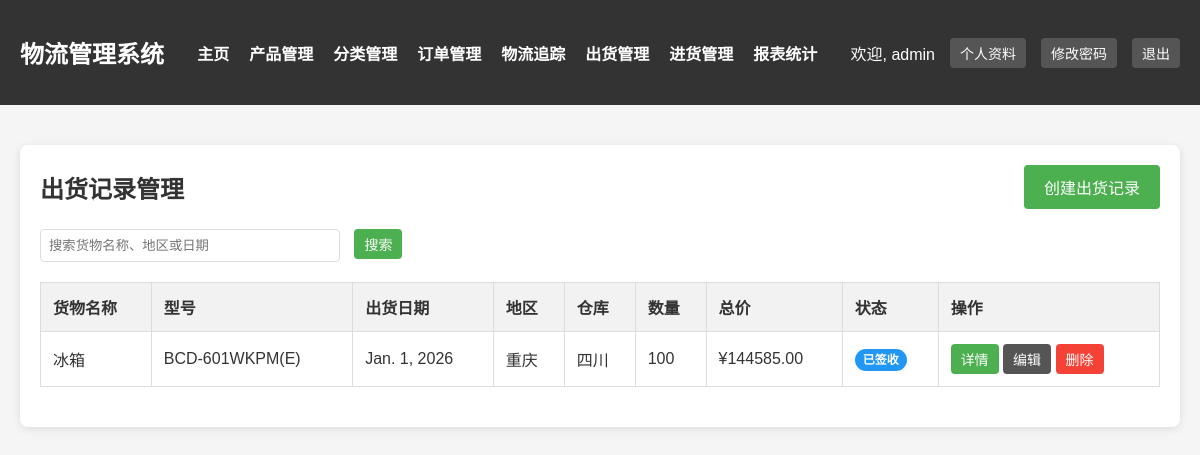
Screenshot of /shipments/ (signed in) with the database file from the repository.
### core/models.py (models this page shows, shortened)
class Shipment(models.Model):
    STATUS_CHOICES = [
        ('shipped', '已发货'),
        ('received', '已签收'),
        ('exception', '异常'),
    ]
    goods_name = models.CharField(max_length=100, verbose_name='货物名称')
    model = models.CharField(max_length=100, verbose_name='出货型号')
    ship_date = models.DateField(verbose_name='出货日期')
    region = models.CharField(max_length=100, verbose_name='出货地区')
    warehouse = models.CharField(max_length=100, verbose_name='出货仓库')
    shipper = models.CharField(max_length=100, verbose_name='出货人')
    receiver = models.CharField(max_length=100, verbose_name='收货人')
    contact = models.CharField(max_length=20, verbose_name='联系方式')
    unit_price = models.DecimalField(max_digits=10, decimal_places=2, verbose_name='单价')
    quantity = models.IntegerField(verbose_name='出货数量')
    total_price = models.DecimalField(max_digits=15, decimal_places=2, verbose_name='出货总价')
    status = models.CharField(max_length=20, choices=STATUS_CHOICES, default='shipped', verbose_name='出货状态')
    remark = models.TextField(blank=True, null=True, verbose_name='备注')
    created_by = models.ForeignKey(User, on_delete=models.SET_NULL, null=True, verbose_name='创建人')
    created_at = models.DateTimeField(auto_now_add=True, verbose_name='创建时间')
    updated_at = models.DateTimeField(auto_now=True, verbose_name='更新时间')
    class Meta:
        verbose_name = '出货记录'
        verbose_name_plural = '出货记录'
        ordering = ['-ship_date', '-created_at']

### core/views.py (the view)
# urls.py: path('shipments/', views.shipment_list, name='shipment_list'),
@login_required
def shipment_list(request):
    query = request.GET.get('q', '')
    shipments = Shipment.objects.all()
    if query:
        shipments = shipments.filter(
            Q(goods_name__icontains=query) |
            Q(region__icontains=query) |
            Q(ship_date__icontains=query)
        )
    return render(request, 'core/shipment_list.html', {'shipments': shipments, 'query': query})

### core/templates/core/shipment_list.html (shortened to what this page needs)
{% extends 'core/base.html' %}
{% block content %}
    <div class="content">
        <div class="content-header">
            <h2>出货记录管理</h2>
            <a href="{% url 'shipment_create' %}" class="btn btn-primary">创建出货记录</a>
        </div>
        <form method="get" class="search-form">
            <input type="text" name="q" placeholder="搜索货物名称、地区或日期" value="{{ query }}">
            <button type="submit" class="btn btn-sm btn-primary" style="margin-left: 10px;">搜索</button>
        </form>
        <table>
            <thead>
                <tr>
                    <th>货物名称</th>
                    <th>型号</th>
                    <th>出货日期</th>
                    <th>地区</th>
                    <th>仓库</th>
                    <th>数量</th>
                    <th>总价</th>
                    <th>状态</th>
                    <th>操作</th>
                </tr>
            </thead>
            <tbody>
                {% if shipments %}
                    {% for shipment in shipments %}
                        <tr>
                            <td>{{ shipment.goods_name }}</td>
                            <td>{{ shipment.model }}</td>
                            <td>{{ shipment.ship_date }}</td>
                            <td>{{ shipment.region }}</td>
                            <td>{{ shipment.warehouse }}</td>
                            <td>{{ shipment.quantity }}</td>
                            <td>¥{{ shipment.total_price }}</td>
                            <td>
                                <span class="status-badge status-{{ shipment.status }}">{{ shipment.get_status_display }}</span>
                            </td>
                            <td>
                                <a href="{% url 'shipment_detail' shipment.id %}" class="btn btn-sm btn-primary">详情</a>
                                <a href="{% url 'shipment_update' shipment.id %}" class="btn btn-sm btn-secondary">编辑</a>
                                <a href="{% url 'shipment_delete' shipment.id %}" class="btn btn-sm btn-danger" onclick="return confirm('确定要删除这条记录吗？');">删除</a>
                            </td>
                        </tr>
                    {% endfor %}
                {% else %}
                    <tr>
                        <td colspan="9" style="text-align: center;">暂无出货记录</td>
                    </tr>
                {% endif %}
            </tbody>
        </table>
    </div>
{% endblock %}

### core/templates/core/base.html (shortened to what this page needs)
<!DOCTYPE html>
<html lang="zh-CN">
<head>
</head>
<body>
    {% if user.is_authenticated %}
    <nav class="navbar">
        <div class="container">
            <h1>物流管理系统</h1>
            <ul class="nav-menu">
                <li><a href="{% url 'index' %}">主页</a></li>
                <li><a href="{% url 'product_list' %}">产品管理</a></li>
                <li><a href="{% url 'product_category_list' %}">分类管理</a></li>
                <li><a href="{% url 'order_list' %}">订单管理</a></li>
                <li><a href="{% url 'logistics_list' %}">物流追踪</a></li>
                <li><a href="{% url 'shipment_list' %}">出货管理</a></li>
                <li><a href="{% url 'purchase_list' %}">进货管理</a></li>
                <li><a href="{% url 'sales_report' %}">报表统计</a></li>
            </ul>
            <div class="user-info">
                <span>欢迎, {{ user.username }}</span>
                <a href="{% url 'user_profile' %}" class="btn btn-sm btn-secondary">个人资料</a>
                <a href="{% url 'change_password' %}" class="btn btn-sm btn-secondary">修改密码</a>
                <a href="{% url 'logout' %}" class="btn btn-sm btn-secondary">退出</a>
            </div>
        </div>
    </nav>
    {% endif %}
    <div class="container">
        {% block content %}
        {% endblock %}
    </div>
</body>
</html>

### core/templates/core/base.html (style rules this page uses)
* { margin: 0; padding: 0; box-sizing: border-box; }
body { font-family: Arial, sans-serif; background-color: #f5f5f5; color: #333; }
.container { max-width: 1200px; margin: 0 auto; padding: 20px; }
.btn { display: inline-block; padding: 10px 20px; background-color: #4CAF50; color: white; text-decoration: none; border: none; border-radius: 4px; cursor: pointer; font-size: 16px; }
.btn-primary { background-color: #4CAF50; }
.btn-secondary { background-color: #555; }
.btn-danger { background-color: #f44336; }
.btn-sm { padding: 5px 10px; font-size: 14px; }
.navbar { background-color: #333; color: white; padding: 15px 0; }
.navbar .container { display: flex; justify-content: space-between; align-items: center; }
.navbar h1 { font-size: 24px; margin: 0; }
.nav-menu { list-style: none; display: flex; gap: 20px; }
.nav-menu a { color: white; text-decoration: none; font-weight: bold; }
.user-info { display: flex; align-items: center; gap: 15px; }
.content { background-color: white; padding: 20px; border-radius: 8px; box-shadow: 0 2px 10px rgba(0, 0, 0, 0.1); margin-top: 20px; }
.content-header { display: flex; justify-content: space-between; align-items: center; margin-bottom: 20px; }
.content-header h2 { margin: 0; }
table { width: 100%; border-collapse: collapse; margin: 20px 0; }
table, th, td { border: 1px solid #ddd; }
th, td { padding: 12px; text-align: left; }
th { background-color: #f2f2f2; font-weight: bold; }
.search-form { margin-bottom: 20px; }
.search-form input { padding: 8px; width: 300px; border: 1px solid #ddd; border-radius: 4px; }
.status-badge { padding: 4px 8px; border-radius: 12px; font-size: 12px; font-weight: bold; }
.status-received { background-color: #2196F3; color: white; }

### rows the page displays
Shipment: goods_name "冰箱", model "BCD-601WKPM(E)", ship_date "Jan. 1, 2026", region "重庆", warehouse "四川", quantity "100", total_price "144585.00", status "已签收"

### other values shown
{{ user.username }} "admin"
